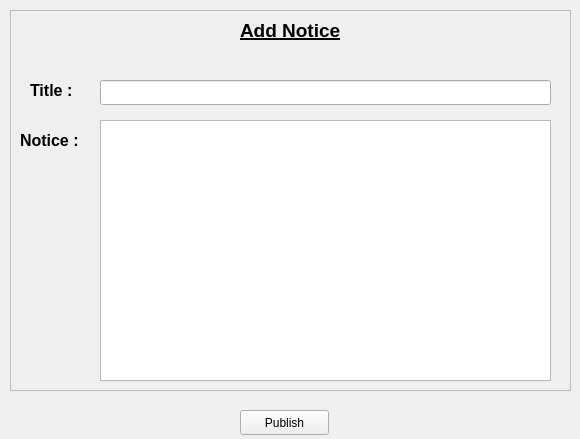
<?xml version="1.0" encoding="UTF-8"?>
<ui version="4.0">
 <class>Form</class>
 <widget class="QWidget" name="Form">
  <property name="geometry">
   <rect>
    <x>0</x>
    <y>0</y>
    <width>580</width>
    <height>439</height>
   </rect>
  </property>
  <property name="windowTitle">
   <string>Add Notice</string>
  </property>
  <widget class="QFrame" name="frame">
   <property name="geometry">
    <rect>
     <x>10</x>
     <y>10</y>
     <width>561</width>
     <height>381</height>
    </rect>
   </property>
   <property name="frameShape">
    <enum>QFrame::StyledPanel</enum>
   </property>
   <property name="frameShadow">
    <enum>QFrame::Raised</enum>
   </property>
   <widget class="QLabel" name="addNoticeLabel">
    <property name="geometry">
     <rect>
      <x>230</x>
      <y>0</y>
      <width>131</width>
      <height>41</height>
     </rect>
    </property>
    <property name="styleSheet">
     <string notr="true">font-size:14pt;
font-weight: bold;</string>
    </property>
    <property name="text">
     <string>&lt;html&gt;&lt;head/&gt;&lt;body&gt;&lt;p&gt;&lt;span style=&quot; text-decoration: underline;&quot;&gt;Add Notice&lt;/span&gt;&lt;/p&gt;&lt;/body&gt;&lt;/html&gt;</string>
    </property>
   </widget>
   <widget class="QLabel" name="titlelabel">
    <property name="geometry">
     <rect>
      <x>20</x>
      <y>60</y>
      <width>91</width>
      <height>41</height>
     </rect>
    </property>
    <property name="text">
     <string>&lt;html&gt;&lt;head/&gt;&lt;body&gt;&lt;p&gt;&lt;span style=&quot; font-size:12pt; font-weight:600;&quot;&gt;Title :&lt;/span&gt;&lt;/p&gt;&lt;/body&gt;&lt;/html&gt;</string>
    </property>
   </widget>
   <widget class="QLineEdit" name="title">
    <property name="geometry">
     <rect>
      <x>90</x>
      <y>70</y>
      <width>451</width>
      <height>25</height>
     </rect>
    </property>
    <property name="text">
     <string/>
    </property>
   </widget>
   <widget class="QTextEdit" name="notice">
    <property name="geometry">
     <rect>
      <x>90</x>
      <y>110</y>
      <width>451</width>
      <height>261</height>
     </rect>
    </property>
   </widget>
   <widget class="QLabel" name="noticeLabel">
    <property name="geometry">
     <rect>
      <x>10</x>
      <y>110</y>
      <width>91</width>
      <height>41</height>
     </rect>
    </property>
    <property name="text">
     <string>&lt;html&gt;&lt;head/&gt;&lt;body&gt;&lt;p&gt;&lt;span style=&quot; font-size:12pt; font-weight:600;&quot;&gt;Notice  :&lt;/span&gt;&lt;/p&gt;&lt;/body&gt;&lt;/html&gt;</string>
    </property>
   </widget>
  </widget>
  <widget class="QPushButton" name="publishButton">
   <property name="geometry">
    <rect>
     <x>240</x>
     <y>410</y>
     <width>89</width>
     <height>25</height>
    </rect>
   </property>
   <property name="text">
    <string>Publish</string>
   </property>
  </widget>
 </widget>
 <resources/>
 <connections/>
</ui>
